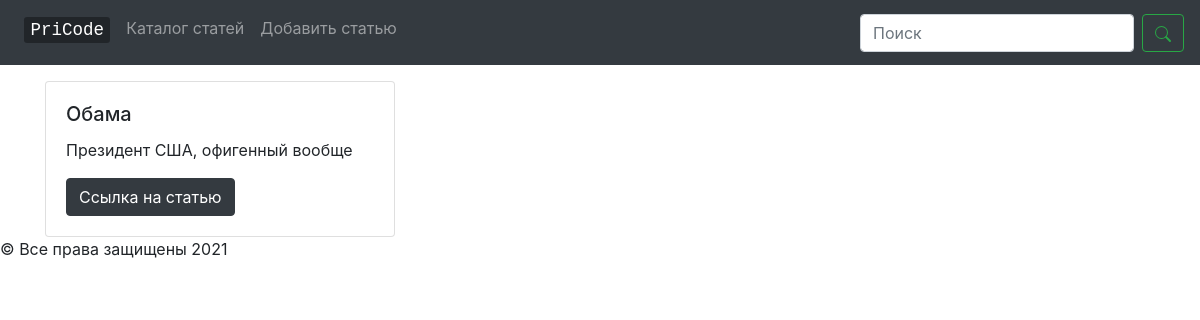
Page /article/catalog on the earlier database version.
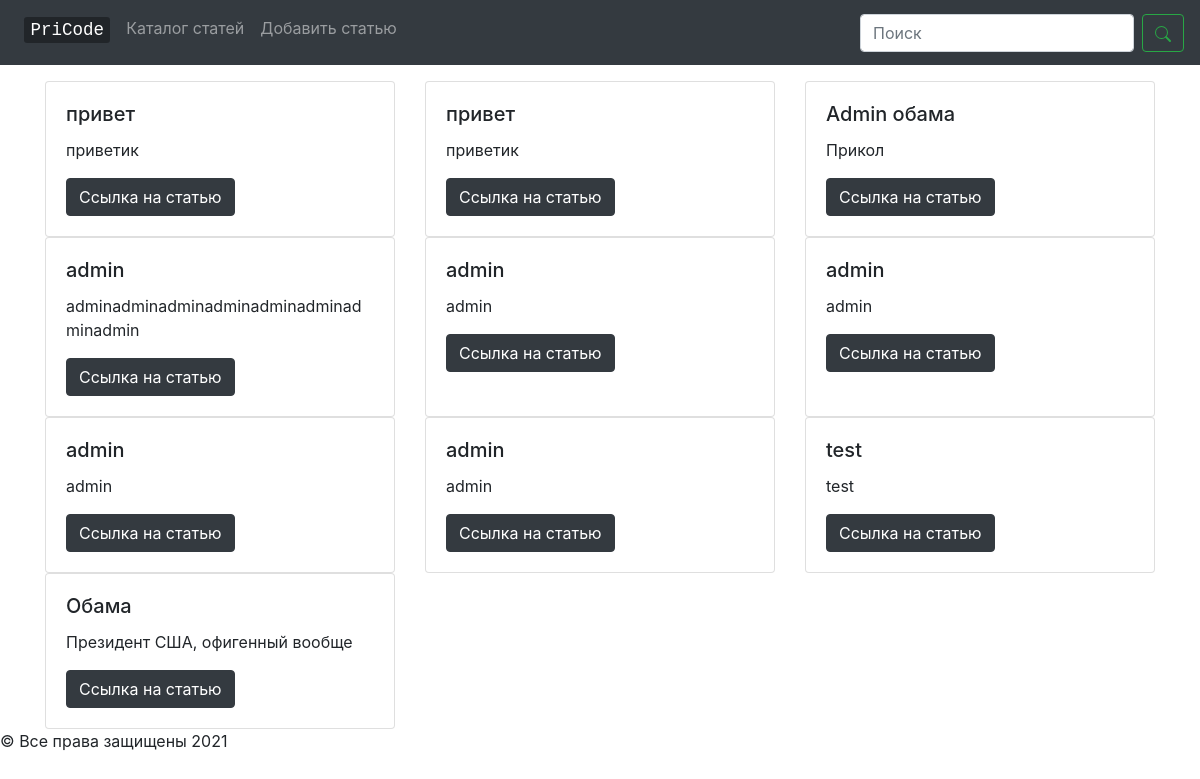
Same page on the later database version.
### courses/models.py (models this page shows)
class Article(models.Model):
    article_title = models.TextField(default='')
    article_text = models.TextField(default='')

### courses/views.py (the view)
# urls.py: path('article/catalog', views.catalog, name='catalog'),
def catalog(request):
    search_query = request.GET.get('search', '')
    if search_query:
        list_article = Article.objects.filter(Q(article_title__icontains=search_query) |
                                              Q(article_title__icontains=search_query.capitalize()) |
                                              Q(article_title__icontains=search_query.lower()))
    else:
        list_article = Article.objects.all()
    maxlen = 40  # Длина обрезанной статьи
    data = []
    for item in list_article.order_by('-id'):
        if (len(item.article_text) > maxlen):
            data.append(HomeData(
                article_title=item.article_title,
                article_text=item.article_text[:maxlen],
                article_id=item.id))
        else:
            data.append(HomeData(
                article_title=item.article_title,
                article_text=item.article_text,
                article_id=item.id))
    return render(request, 'courses/catalog.html', {'articles': data})

### courses/templates/courses/catalog.html (shortened to what this page needs)
{% extends "courses/_Layout.html" %}
{% block content %}
  <div class="container">
<div class="row">
    {% for item in articles %}
    <div class="col-sm-4">
      <div class="card h-100">
        <div class="card-body">
          <h5 class="card-title">{{ item.article_title }}</h5>
          <p class="card-text">{{ item.article_text }}</p>
          <a href="/article/{{ item.article_id }}/" class="btn btn-dark">Ссылка на статью</a>
        </div>
      </div>
    </div>
    {% endfor %}
  </div>
  </div>
{% endblock %}

Differences in the rows shown:
added Article: article_title "привет", article_text "приветик"
added Article: article_title "привет", article_text "приветик"
added Article: article_title "Admin обама", article_text "Прикол"
added Article: article_title "admin"
added Article: article_title "admin", article_text "admin"
added Article: article_title "admin", article_text "admin"
added Article: article_title "admin", article_text "admin"
added Article: article_title "admin", article_text "admin"
added Article: article_title "test", article_text "test"
Other differences:
new list line: "Ссылка на статью"
new list line: "adminadminadminadminadminadminadminadmin Ссылка на статью"
